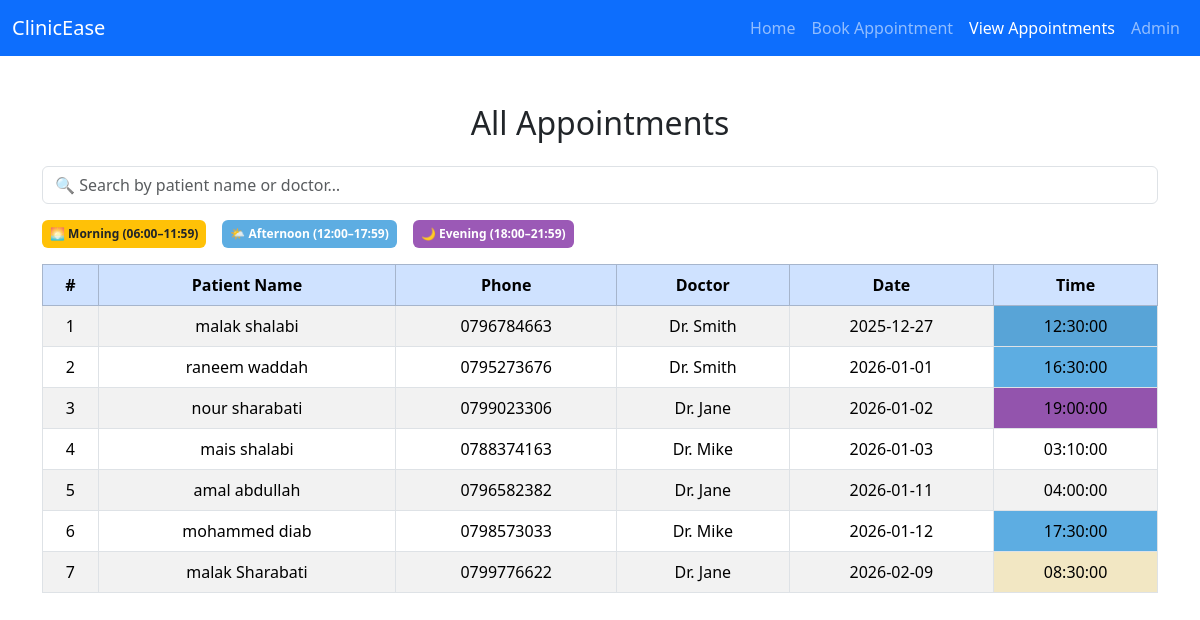
The page /view.php on the database its author committed.
### tables this page shows
CREATE TABLE `appointments` (
  `id` int(11) NOT NULL,
  `patient_name` varchar(100) NOT NULL,
  `phone` varchar(20) NOT NULL,
  `doctor` varchar(50) NOT NULL,
  `appointment_date` date NOT NULL,
  `appointment_time` time NOT NULL
);

### view.php (the view, shortened to what this page needs)
<?php include 'db.php'; ?>
<!DOCTYPE html>
<html lang="en">
<head>
    <link href="https://cdn.jsdelivr.net/npm/bootstrap@5.3.2/dist/css/bootstrap.min.css" rel="stylesheet">
</head>
<body>
<nav class="navbar navbar-expand-lg navbar-dark bg-primary">
  <div class="container-fluid">
    <a class="navbar-brand" href="index.php">ClinicEase</a>
    <div class="collapse navbar-collapse" id="navbarNav">
      <ul class="navbar-nav ms-auto">
        <li class="nav-item"><a class="nav-link" href="index.php">Home</a></li>
        <li class="nav-item"><a class="nav-link" href="book.php">Book Appointment</a></li>
        <li class="nav-item"><a class="nav-link active" href="view.php">View Appointments</a></li>
        <li class="nav-item"><a class="nav-link" href="admin.php">Admin</a></li>
      </ul>
    </div>
  </div>
</nav>
<div class="container mt-5">
    <h2 class="mb-4 text-center">All Appointments</h2>
    <input type="text" id="search" class="form-control mb-3"
           placeholder="🔍 Search by patient name or doctor…">
    <div class="d-flex gap-3 mb-3 flex-wrap">
        <span class="badge bg-warning text-dark p-2">🌅 Morning (06:00–11:59)</span>
        <span class="badge p-2" style="background:#5dade2">🌤 Afternoon (12:00–17:59)</span>
        <span class="badge p-2" style="background:#9b59b6">🌙 Evening (18:00–21:59)</span>
    </div>
    <table class="table table-striped table-bordered table-hover">
        <thead class="table-primary text-center">
            <tr>
                <th>#</th><th>Patient Name</th><th>Phone</th>
                <th>Doctor</th><th>Date</th><th>Time</th>
            </tr>
        </thead>
        <tbody>
        <?php
        $rows    = $pdo->query("SELECT * FROM appointments ORDER BY appointment_date, appointment_time")->fetchAll();
        $counter = 1;
        if (count($rows) > 0) {
            foreach ($rows as $row) {
                $hour      = (int) explode(":", $row['appointment_time'])[0];
                $timeClass = '';
                if ($hour >= 6  && $hour < 12) $timeClass = 'bg-morning';
                elseif ($hour >= 12 && $hour < 18) $timeClass = 'bg-afternoon';
                elseif ($hour >= 18 && $hour < 22) $timeClass = 'bg-evening';
                echo "<tr class='text-center'>
                        <td>{$counter}</td>
                        <td>" . htmlspecialchars($row['patient_name']) . "</td>
                        <td>" . htmlspecialchars($row['phone']) . "</td>
                        <td>" . htmlspecialchars($row['doctor']) . "</td>
                        <td>" . htmlspecialchars($row['appointment_date']) . "</td>
                        <td class='{$timeClass}'>" . htmlspecialchars($row['appointment_time']) . "</td>
                      </tr>";
                $counter++;
            }
        } else {
            echo "<tr><td colspan='6' class='text-center'>No appointments found</td></tr>";
        }
        ?>
        </tbody>
    </table>
</div>
</body>
</html>

### view.php (style rules this page uses)
.bg-morning { background-color: #fff3cd !important; color: #856404; }
.bg-afternoon { background-color: #5dade2 !important; color: white; }
.bg-evening { background-color: #9b59b6 !important; color: white; }

### rows shown on the page
appointments: patient_name "malak shalabi", phone "0796784663", doctor "Dr. Smith", appointment_date "2025-12-27", appointment_time "12:30:00"
appointments: patient_name "raneem waddah", phone "0795273676", doctor "Dr. Smith", appointment_date "2026-01-01", appointment_time "16:30:00"
appointments: patient_name "nour sharabati", phone "0799023306", doctor "Dr. Jane", appointment_date "2026-01-02", appointment_time "19:00:00"
appointments: patient_name "mais shalabi", phone "0788374163", doctor "Dr. Mike", appointment_date "2026-01-03", appointment_time "03:10:00"
appointments: patient_name "amal abdullah", phone "0796582382", doctor "Dr. Jane", appointment_date "2026-01-11", appointment_time "04:00:00"
appointments: patient_name "mohammed diab", phone "0798573033", doctor "Dr. Mike", appointment_date "2026-01-12", appointment_time "17:30:00"
appointments: patient_name "malak Sharabati", phone "0799776622", doctor "Dr. Jane", appointment_date "2026-02-09", appointment_time "08:30:00"
